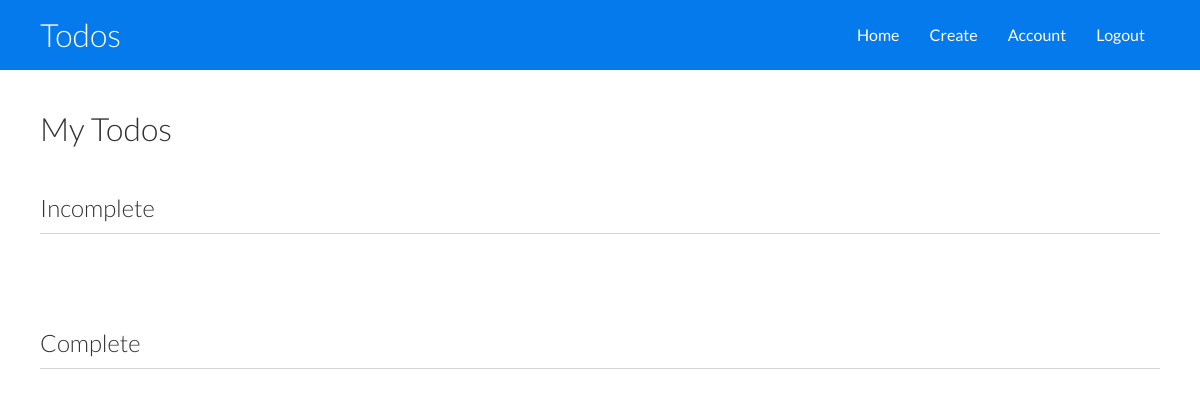
Page /dashboard (signed in) on the earlier database version.
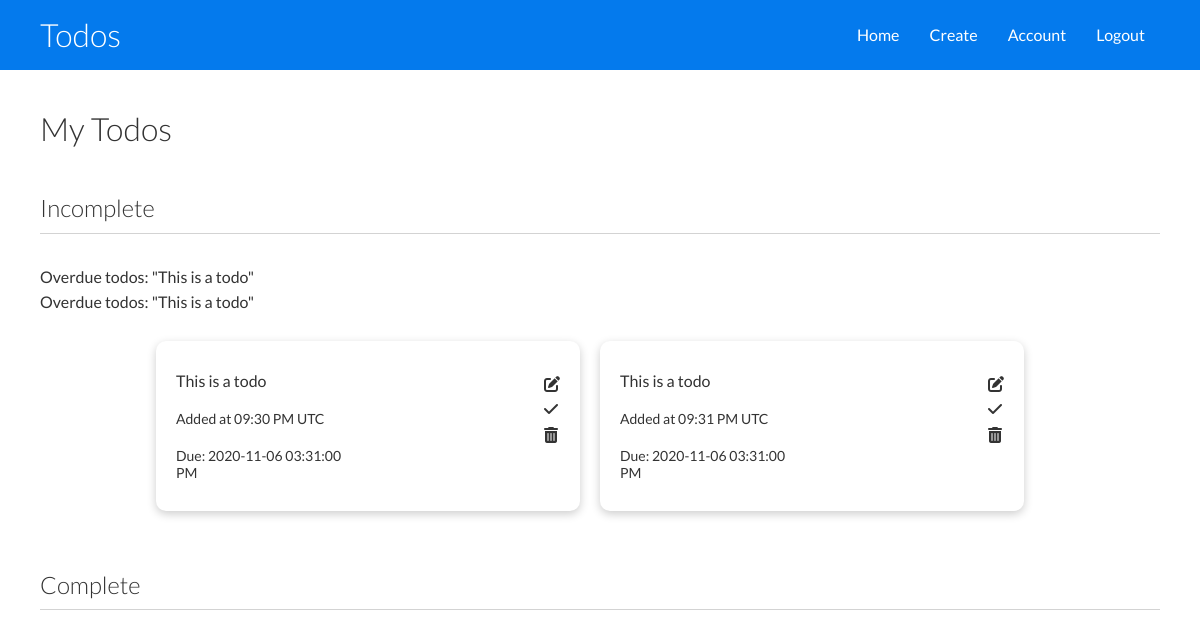
Same page on the later database version.
### app.py (models this page shows)
class Todo(db.Model):
    id = db.Column(db.Integer, primary_key=True)
    todo = db.Column(db.String(130), nullable=False)
    complete = db.Column(db.Boolean)
    due_date = db.Column(db.DateTime)
    todo_time = db.Column(db.DateTime, nullable=False, default=datetime.datetime.utcnow())
    user_id = db.Column(db.Integer, db.ForeignKey('user.id'), nullable=False)

### app.py (the view)
@app.route('/dashboard', methods=['GET', 'POST'])
@login_required
def dashboard():
    incomplete_todos = Todo.query.filter_by(writer=current_user, complete=False).all()
    complete_todos = Todo.query.filter_by(writer=current_user, complete=True).all()
    for i in incomplete_todos:
        if datetime.datetime.now() >= i.due_date and i.complete == False:
            flash(f'Overdue todos: "{i.todo}"')
    return render_template('dashboard.html', incomplete_todos=incomplete_todos, complete_todos=complete_todos)

### app.py (called while the page is built)
@login_manager.user_loader
def load_user(user_id):
    return User.query.get(int(user_id))

@app.before_request
def make_session_permanent():
    session.permanent = True

### templates/dashboard.html (shortened to what this page needs)
<!DOCTYPE html>
<html lang="en">
<head>
	<link rel='stylesheet' href="{{ url_for('static', filename='dashboard.css')}}">
</head>
<body>
	<div class='navbar'>
		<div class="container flex">
			<h1 class='logo'>Todos</h1>
			<nav>
				<ul>
					<li><a href='/dashboard'>Home</a></li>
					<li><a href="/new-todo">Create</a></li>
					<li><a href="/my-account">Account</a></li>
					<li><a href='/logout'>Logout</a></li>
				</ul>
			</nav>
		</div>
	</div>
	<div class='todos'>
		<div class='container'>
			<h1>My Todos</h1><br>
			<div class='incomplete-todos'>
				<h2>Incomplete</h2>
				<hr>
				{% with messages = get_flashed_messages(with_categories=true) %}
				{% if messages %}
					<ul class=flashes>
					{% for category, message in messages %}
					<li class="{{ category }}">{{ message }}</li>
					{% endfor %}
					</ul>
				{% endif %}
				{% endwith %}<br>
				<div class='all-todos'>
					{% for todo in incomplete_todos %}
						<div class='todo card'>
							<div class='todo-info'>
								<p>{{todo.todo}}</p>
								<p class='added-time'>Added at {{todo.todo_time.strftime('%I:%M %p')}} UTC</p>
								<p class='due-date'>Due: {{ todo.due_date.strftime('%Y-%m-%d %I:%M:%S %p') }}</p>
							</div><br>
							<div class='icons'>
								<a class='edit' href="{{ url_for('edit_todo', todo_id=todo.id)}}"><i class="fas fa-edit"></i></a>
								<a class='complete' href="{{ url_for('complete_todo', todo_id=todo.id)}}"><i class="fas fa-check"></i></a>
								<a class='delete' href="{{ url_for('delete_todo', todo_id=todo.id)}}"><i class="fas fa-trash-alt"></i></a>
							</div>
						</div>
					{% endfor %}
				</div>
			</div>
		</div>
		<div class='container'>
			<div class='complete-todos'>
				<h2>Complete</h2>
				<hr>
			</div>
		</div>
	</div>
</body>
</html>

### static/dashboard.css (style rules this page uses)
:root { --primary-color: #047aed; }
* { box-sizing: border-box; padding: 0; margin: 0; scroll-behavior: smooth; }
body { font-family: 'Lato', sans-serif; color: #333; line-height: 1.6; }
ul { list-style-type: none; }
a { text-decoration: none; color: #333; }
h1, h2 { font-weight: 300; line-height: 1.2; margin: 10px 0; }
p { margin: 10px 0; }
hr { height: 1px; border: 0; background-color: lightgray; margin-top: 10px; margin-bottom: 30px; }
.navbar { background-color: var(--primary-color); color: #fff; height: 70px; }
.navbar ul { display: flex; }
.navbar a { color: #fff; padding: 10px; margin: 0 5px; }
.navbar .flex { justify-content: space-between; }
.todos .container { margin-top: 30px; }
.all-todos { display: flex; flex-wrap: wrap; justify-content: center; align-self: center; }
.icons { display: flex; flex-direction: column; }
.todo-info { display: flex; flex-direction: column; line-height: normal; }
.todo-info > .added-time { font-size: 14px; }
.todo-info > .due-date { font-size: 14px; }
.todo .complete { margin-left: 200px; }
.todo .delete { margin-left: 200px; }
.todo .edit { margin-top: 10px; margin-left: 200px; }
.container { max-width: 1200px; margin: 0 auto; overflow: auto; padding: 0 40px; }
.card { background-color: #fff; color: #333; border-radius: 10px; box-shadow: 0 3px 10px rgba(0,0,0, 0.2); padding: 20px; margin-bottom: 20px; display: flex; width: 424px; margin-right: 20px; }
.flex { display: flex; justify-content: space-center; align-items: center; height: 100%; }

Differences in the rows shown:
now on this page (row edited): Todo: todo "This is a todo", todo_time "09:30 PM", due_date "2020-11-06 03:31:00 PM"
now on this page (row edited): Todo: todo "This is a todo", todo_time "09:31 PM", due_date "2020-11-06 03:31:00 PM"
Other differences:
new list line: "Overdue todos: \"This is a todo\""
